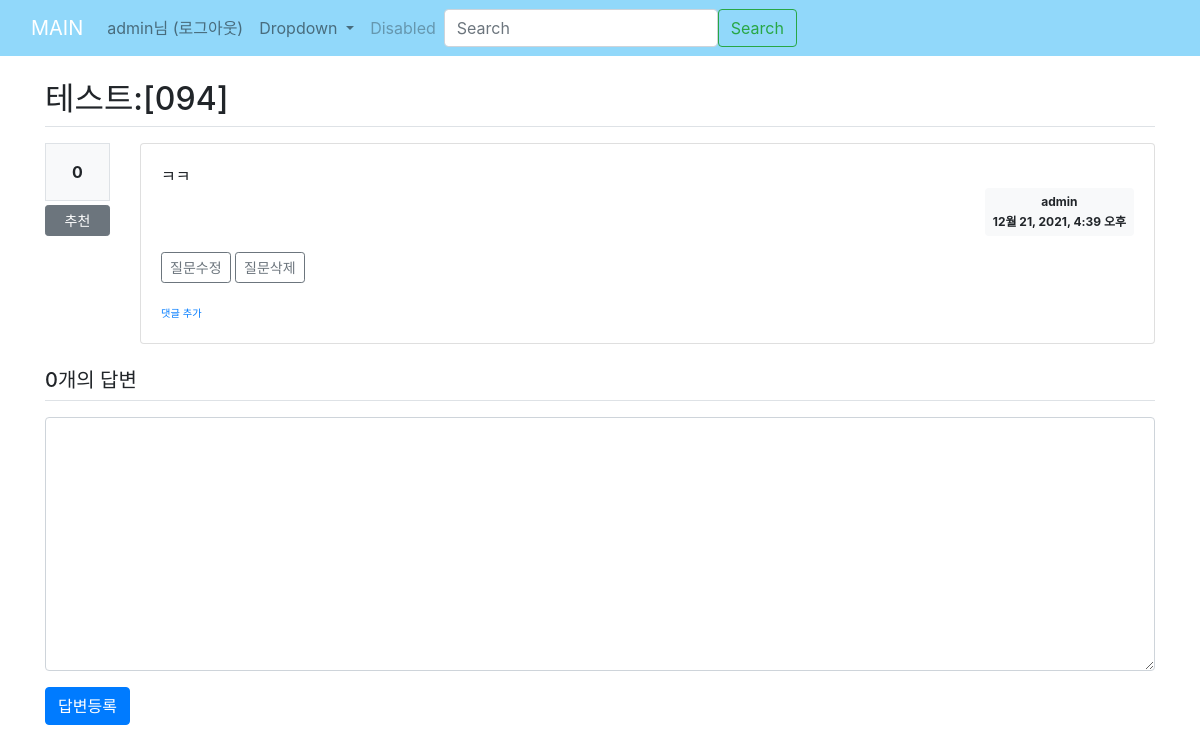
The app's page /answer/create/110/ (signed in), older data.
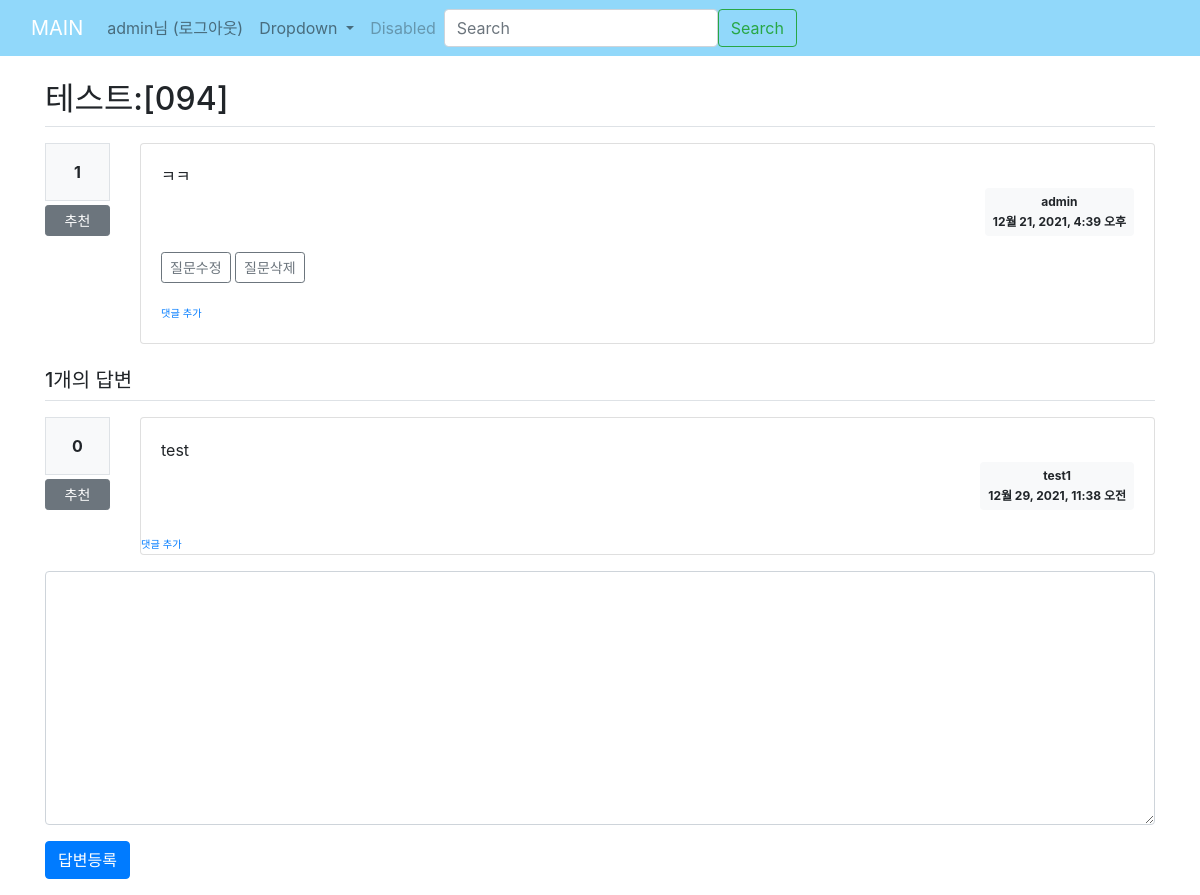
The same page, newer data.
### board/models.py (models this page shows, shortened)
class Question(models.Model):
    modify_date = models.DateTimeField(null=True, blank=True)
    author = models.ForeignKey(User, on_delete=models.CASCADE, related_name='author_question')
    subject = models.CharField(max_length=200)
    content = models.TextField()
    create_date = models.DateTimeField()
    voter = models.ManyToManyField(User, related_name='voter_question')

class Answer(models.Model):
    modify_date = models.DateTimeField(null=True, blank=True)
    author = models.ForeignKey(User, on_delete=models.CASCADE, null=True, related_name='author_answer')
    question = models.ForeignKey(Question, on_delete=models.CASCADE)
    content = models.TextField()
    create_date = models.DateTimeField()
    voter = models.ManyToManyField(User, related_name='voter_answer')

### board/views/answer_views.py (the view)
# urls.py: path('answer/create/<int:question_id>/', answer_views.answer_create, name='answer_create'),
@login_required(login_url='common:login')
def answer_create(request, question_id):
    question = get_object_or_404(Question, pk=question_id)
    if request.method == "POST":
        form = AnswerForm(request.POST)
        if form.is_valid():
            answer = form.save(commit=False)
            answer.create_date = timezone.now()
            answer.question = question
            answer.author = request.user
            answer.save()
            return redirect('{}#answer_{}'.format(resolve_url('board:detail', question_id=question.id),answer.id))
    else:
        form = AnswerForm()
    return render(request, 'board/question_detail.html', {'question': question, 'form': form})

### board/forms.py
class AnswerForm(forms.ModelForm):
    class Meta:
        model = Answer
        fields = ['content']
        labels = {
            'content' : '답변내용',
        }

### templates/board/question_detail.html (shortened to what this page needs)
{% extends 'base.html' %}
{% block content %}
<div class="container my-3">
    <h2 class="border-bottom py-2">{{ question.subject }}</h2>
    <div class="row my-3">
        <div class="col-1">
            <div class="bg-light text-center p-3 border font-weight-bolder mb-1" id="test">
                {{question.voter.count}}
            </div>
            <a href="#" data-uri="{% url 'board:vote_question' question.id %}"
               class="recommend btn btn-sm btn-secondary btn-block my-1">추천</a>
        </div>
        <div class="col-11">
            <div class="card">
                <div class="card-body">
                    <div class="card-text" style="white-space: pre-line;">{{ question.content }}</div>
                        <div class="d-flex justify-content-end">
                            <div class="badge badge-light p-2">
                        <div class="mb-2">{{ question.author }}</div>
                    <div>{{ question.create_date }}</div>
                </div>
            </div>
            {% if request.user == question.author %}
            <div class="my-3">
                <a href="{% url 'board:question_modify' question.id %}"
                   class="btn btn-sm btn-outline-secondary">질문수정
                </a>
                <a href="#" class="delete btn btn-sm btn-outline-secondary"
                    data-uri="{% url 'board:question_delete' question.id %}">
                    질문삭제
                </a>
            </div>
            {% endif %}
            <div>
                <a href="{% url 'board:comment_create_question' question.id %}"
                   class="small"><small>댓글 추가</small>
                </a>
            </div>
        </div>
    </div>
    </div>
    </div>
    <h5 class="border-bottom my-3 py-2">{{ question.answer_set.count}}개의 답변</h5>
        {% for answer in question.answer_set.all %}
        <div class="row my-3">
            <div class="col-1">
                <div class="bg-light text-center p-3 border font-weight-bolder mb-1">
                    {{answer.voter.count}}
                </div>
                <a href="#" data-uri="{% url 'board:vote_answer' question.id %}"
                   class="recommend btn btn-sm btn-secondary btn-block my-1">추천</a>
            </div>
        <div class="col-11">
            <div class="card">
            <div class="card-body">
             <div class="card-text" style="white-space: pre-line;">{{ answer.content }}</div>
            <div class="d-flex justify-content-end">
                <div class="badge badge-light p-2">
                    <div class="mb-2">{{ answer.author }}</div>
                    <div>{{ answer.create_date }}</div>
                </div>
            </div>
            </div>
            <div>
                <a href="{% url 'board:comment_create_answer' question.id %}"
                   class="small"><small>댓글 추가</small>
                </a>
            </div>
        </div>
        </div>
    </div>
    {% endfor %}
    <form action="{% url 'board:answer_create' question.id %}" method="post" class="my-3">
        <div class="form-group">
            <textarea {% if not user.is_authenticated %}disabled{% endif %} name="content" id="content" rows="10" class="form-control"></textarea>
        </div>
    <input type="submit" value="답변등록" class="btn btn-primary">
    </form>
</div>
{% endblock %}

Row changes from the older to the newer data that the page shows:
computed for Question "테스트:[094]": voter.count "0" → "1"; answer_set.count "0" → "1"
added Answer: voter.count "0", content "test", author "test1", create_date "12월 29, 2021, 11:38 오전"
